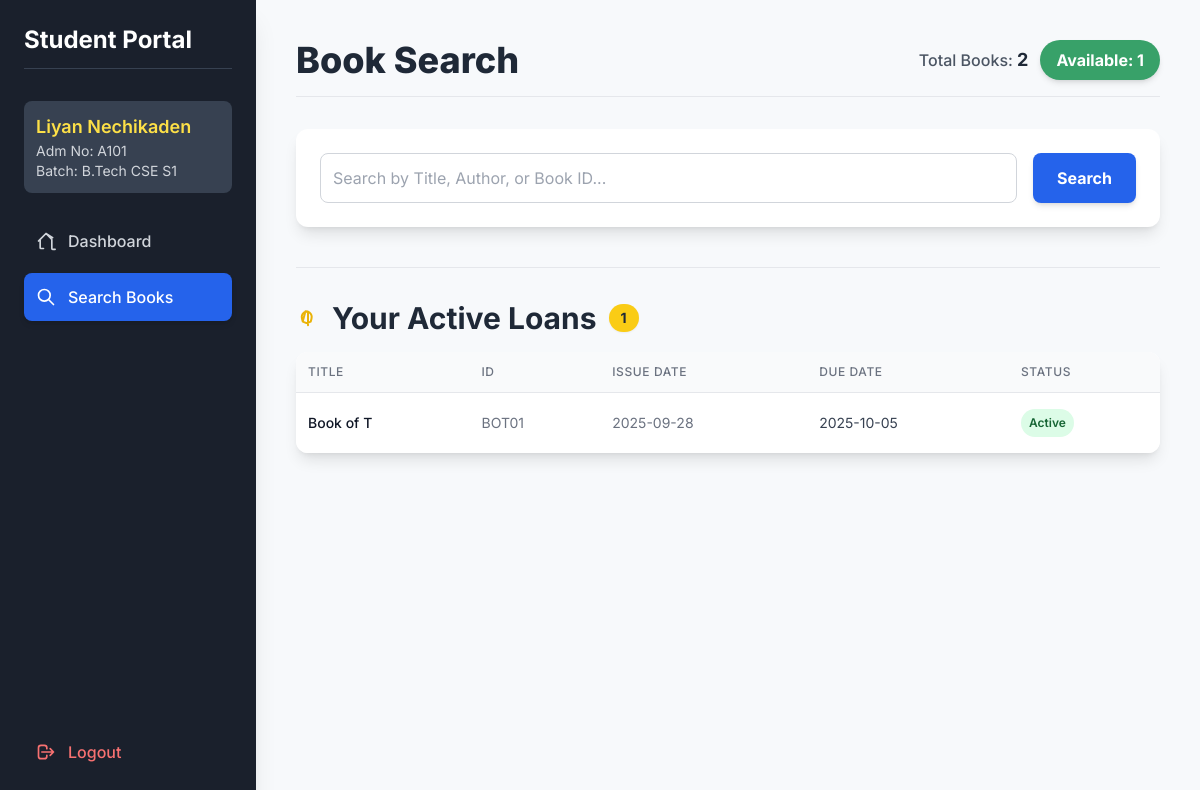
/student_search_books (signed in), run on an earlier commit of the app's database.
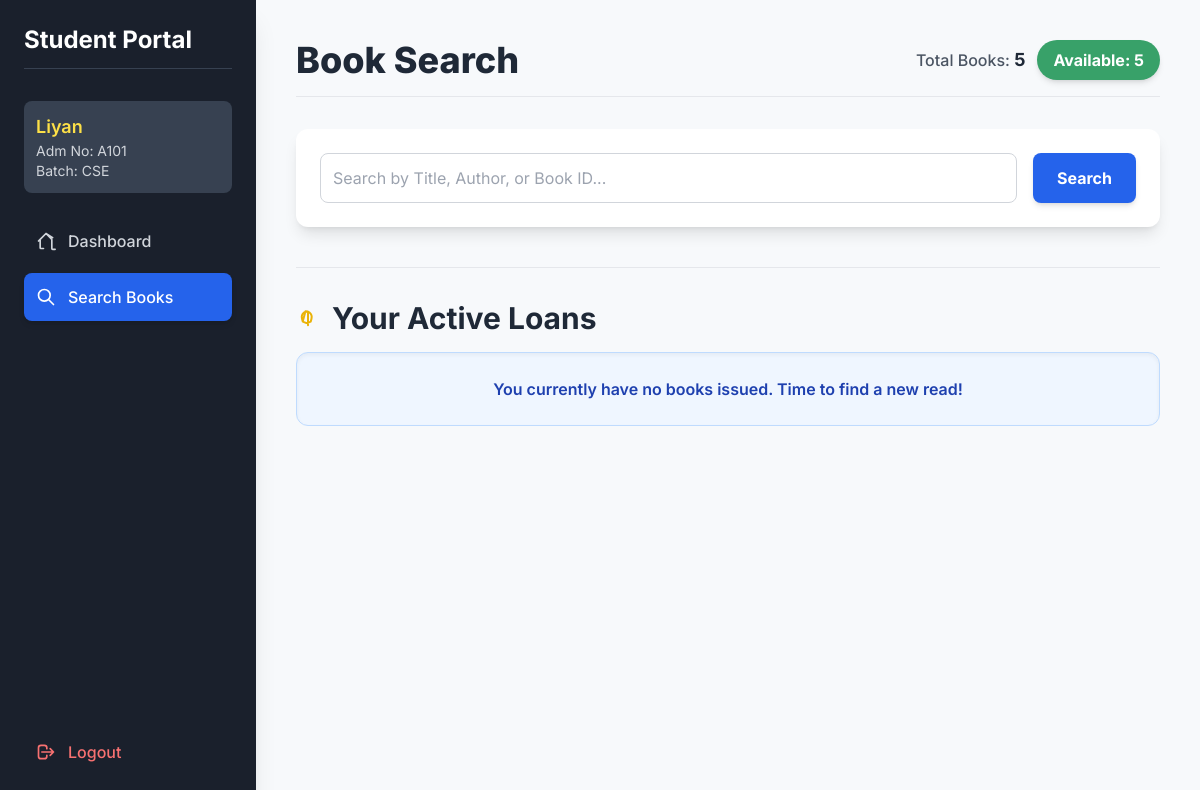
And on a later commit of the database.
### tables this page shows
CREATE TABLE students (
                            id INTEGER PRIMARY KEY AUTOINCREMENT,
                            admission_no TEXT UNIQUE NOT NULL,
                            name TEXT NOT NULL,
                            batch TEXT NOT NULL
                            -- DOB, phone, etc., would go here
                        );

CREATE TABLE transactions (
                            id INTEGER PRIMARY KEY AUTOINCREMENT,
                            book_id INTEGER, 
                            student_id INTEGER, 
                            issue_date TEXT NOT NULL,
                            due_date TEXT NOT NULL,  
                            return_date TEXT,
                            FOREIGN KEY(book_id) REFERENCES books(id) ON DELETE SET NULL,
                            FOREIGN KEY(student_id) REFERENCES students(id) ON DELETE CASCADE
                        );

### app.py (the view, shortened to what this page needs)
@app.route("/student_search_books", methods=["GET", "POST"])
@student_login_required
def student_search_books():
    student_adm_no = session.get('student_adm_no')
    results = []
    query = ""
    active_loans = [] # Initialize active_loans list
    with get_connection() as conn:
        student_info = conn.execute("SELECT name, batch FROM students WHERE admission_no=?", (student_adm_no,)).fetchone()
        availability = conn.execute("""
            SELECT SUM(CASE WHEN available = 1 THEN 1 ELSE 0 END) AS available_count,
                   COUNT(id) AS total_count
            FROM books
        """).fetchone()
        active_loans = conn.execute("""
            SELECT t.id, t.issue_date, t.due_date,
                   COALESCE(b.name, '[DELETED BOOK]') AS book_name,
                   COALESCE(b.custom_id, '-') AS custom_id,
                   t.due_date < date('now') AS is_overdue
            FROM transactions t
            JOIN students s ON t.student_id = s.id
            LEFT JOIN books b ON t.book_id = b.id
            WHERE s.admission_no = ? AND t.return_date IS NULL
            ORDER BY t.due_date ASC
        """, (student_adm_no,)).fetchall()
    return render_template("student_search_results.html",
                           results=results,
                           search_query=query,
                           student_info=student_info,
                           availability=availability,
                           active_loans=active_loans) # <-- ADDED

### app.py (called while the page is built)
def get_connection():
    return SQLiteContext(DB_NAME)

def student_login_required(f):
    @wraps(f)
    def decorated_function(*args, **kwargs):
        if not session.get('student_logged_in'):
            flash('Please log in to access the student portal.', 'danger')
            return redirect(url_for('student_login'))
        return f(*args, **kwargs)
    return decorated_function

    def __enter__(self):
        self.conn = sqlite3.connect(self.db_name)
        self.conn.row_factory = sqlite3.Row
        self.conn.execute('PRAGMA foreign_keys = ON;')
        return self.conn

    def __exit__(self, exc_type, exc_val, exc_tb):
        if exc_type is None and self.conn:
            self.conn.commit()
        if self.conn:
            self.conn.close()
        return False

### templates/student_search_results.html (shortened to what the changed rows need)
<!DOCTYPE html>
<html lang="en">
<head>
    <script src="https://cdn.tailwindcss.com"></script>
</head>
<body class="min-h-screen">
    <div class="app-container">
        <div class="sidebar w-full md:w-64 p-4 md:p-6 shadow-xl md:flex md:flex-col md:justify-between md:h-screen flex-shrink-0">
            <div class="md:sticky md:top-0">
                <h2 class="text-2xl font-bold text-white mb-4 md:mb-8 border-b border-gray-700 pb-3">Student Portal</h2>
                {% if student_info %}
                <div class="text-gray-300 mb-6 p-3 bg-gray-700 rounded-lg">
                    <p class="font-semibold text-lg text-yellow-300">{{ student_info.name }}</p>
                    <p class="text-sm">Adm No: {{ session.student_adm_no }}</p>
                    <p class="text-sm">Batch: {{ student_info.batch }}</p>
                </div>
                {% endif %}
            </div>
        </div>
        <div class="p-4 sm:p-6 md:flex-grow md:p-10">
            <header class="mb-6 md:mb-8 flex flex-col md:flex-row justify-between items-start md:items-center pb-4 border-b border-gray-200">
                <h1 class="text-3xl sm:text-4xl font-extrabold text-gray-800 mb-2 md:mb-0">Book Search</h1>
                {% if availability %}
                <div class="flex flex-wrap gap-3 items-center">
                    <span class="text-gray-600 font-medium">Total Books: <span class="text-lg font-bold text-gray-800">{{ availability.total_count }}</span></span>
                    <span class="px-4 py-2 rounded-full status-badge-available text-base font-bold shadow-md">Available: {{ availability.available_count }}</span>
                </div>
                {% endif %}
            </header>
            <div class="mt-10 pt-8 border-t border-gray-200">
                <h2 class="text-2xl sm:text-3xl font-bold text-gray-800 mb-4 flex items-center">
                    Your Active Loans
                    {% if active_loans|length > 0 %}
                        <span class="ml-3 px-3 py-1 bg-yellow-400 text-gray-800 text-sm font-bold rounded-full shadow-sm">{{ active_loans|length }}</span>
                    {% endif %}
                </h2>
                {% if active_loans|length > 0 %}
                    <div class="overflow-x-auto bg-white rounded-xl shadow-lg">
                        <table class="min-w-full divide-y divide-gray-200">
                            <thead class="bg-gray-50">
                                <tr>
                                    <th class="px-3 py-3 text-left text-xs font-medium text-gray-500 uppercase tracking-wider">Title</th>
                                    <th class="px-3 py-3 text-left text-xs font-medium text-gray-500 uppercase tracking-wider">ID</th>
                                    <th class="px-3 py-3 text-left text-xs font-medium text-gray-500 uppercase tracking-wider">Issue Date</th>
                                    <th class="px-3 py-3 text-left text-xs font-medium text-gray-500 uppercase tracking-wider">Due Date</th>
                                    <th class="px-3 py-3 text-left text-xs font-medium text-gray-500 uppercase tracking-wider">Status</th>
                                </tr>
                            </thead>
                            <tbody class="bg-white divide-y divide-gray-200">
                                {% for loan in active_loans %}
                                <tr class="hover:bg-gray-50 {% if loan.is_overdue %} overdue {% endif %}">
                                    <td class="px-3 py-4 text-sm font-medium text-gray-900">{{ loan.book_name }}</td>
                                    <td class="px-3 py-4 text-sm text-gray-500">{{ loan.custom_id }}</td>
                                    <td class="px-3 py-4 text-sm text-gray-500">{{ loan.issue_date }}</td>
                                    <td class="px-3 py-4 text-sm
                                        {% if loan.is_overdue %} overdue-text font-bold {% else %} text-gray-700 {% endif %}">
                                        {{ loan.due_date }}
                                    </td>
                                    <td class="px-3 py-4 text-sm">
                                        {% if loan.is_overdue %}
                                            <span class="px-2 py-1 inline-flex text-xs leading-5 font-semibold rounded-full bg-red-100 text-red-800">OVERDUE!</span>
                                        {% else %}
                                            <span class="px-2 py-1 inline-flex text-xs leading-5 font-semibold rounded-full bg-green-100 text-green-800">Active</span>
                                        {% endif %}
                                    </td>
                                </tr>
                                {% endfor %}
                            </tbody>
                        </table>
                    </div>
                {% else %}
                    <div class="p-6 bg-blue-50 border border-blue-200 text-blue-800 rounded-xl text-center shadow-inner">
                        <p class="font-semibold">You currently have no books issued. Time to find a new read!</p>
                    </div>
                {% endif %}
            </div>
        </div>
    </div>
</body>
</html>

What changed in the data, as far as the page shows it:
no longer on this page (row edited): transactions: book_name "Book of T", custom_id "BOT01", issue_date "2025-09-28", due_date "2025-10-05"
changed students: name "Liyan Nechikaden" → "Liyan"; batch "B.Tech CSE S1" → "CSE"
Also different on the page:
{{ availability.total_count }}: "2" → "5"
{{ availability.available_count }}: "1" → "5"
{{ active_loans|length }}: "1" → (not shown)
text no longer shown: "TITLE ID ISSUE DATE DUE DATE STATUS"
text now shown: "You currently have no books issued. Time to find a new read!"
